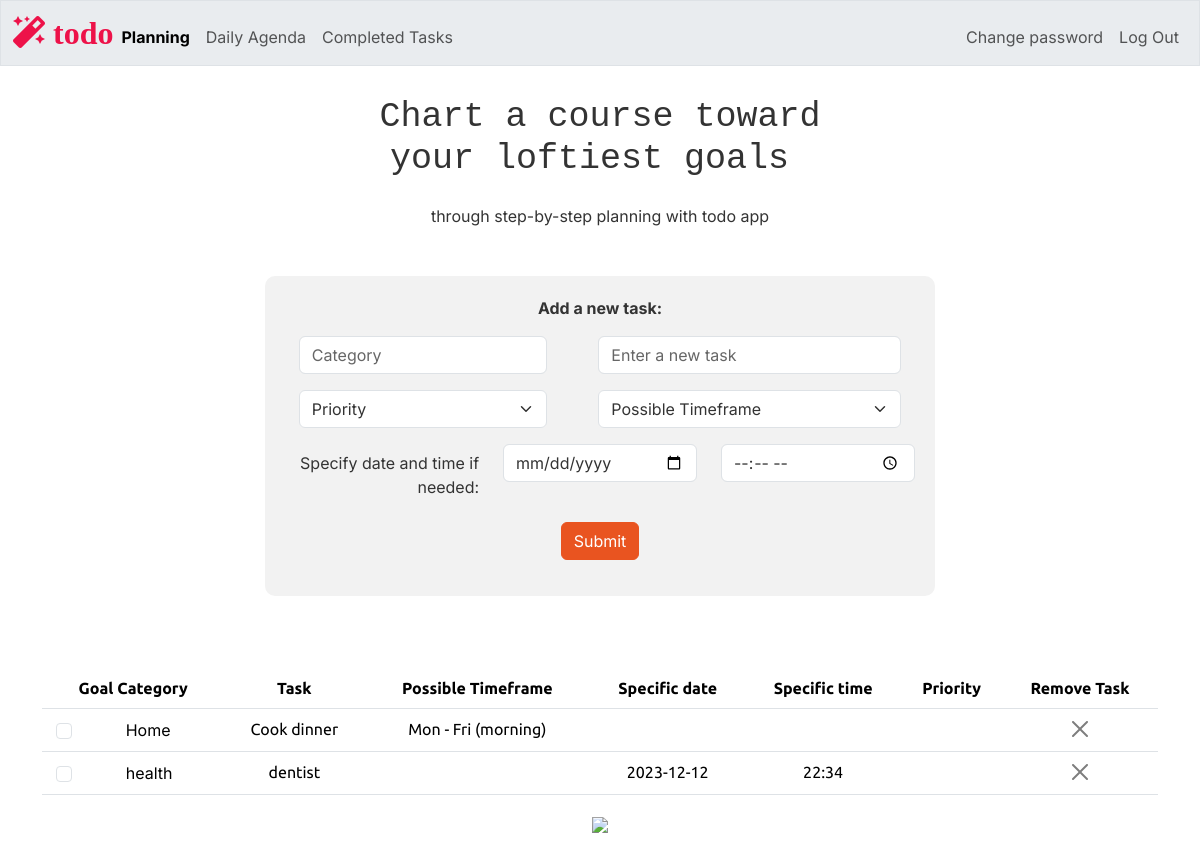
Before: / (signed in) with the older database file.
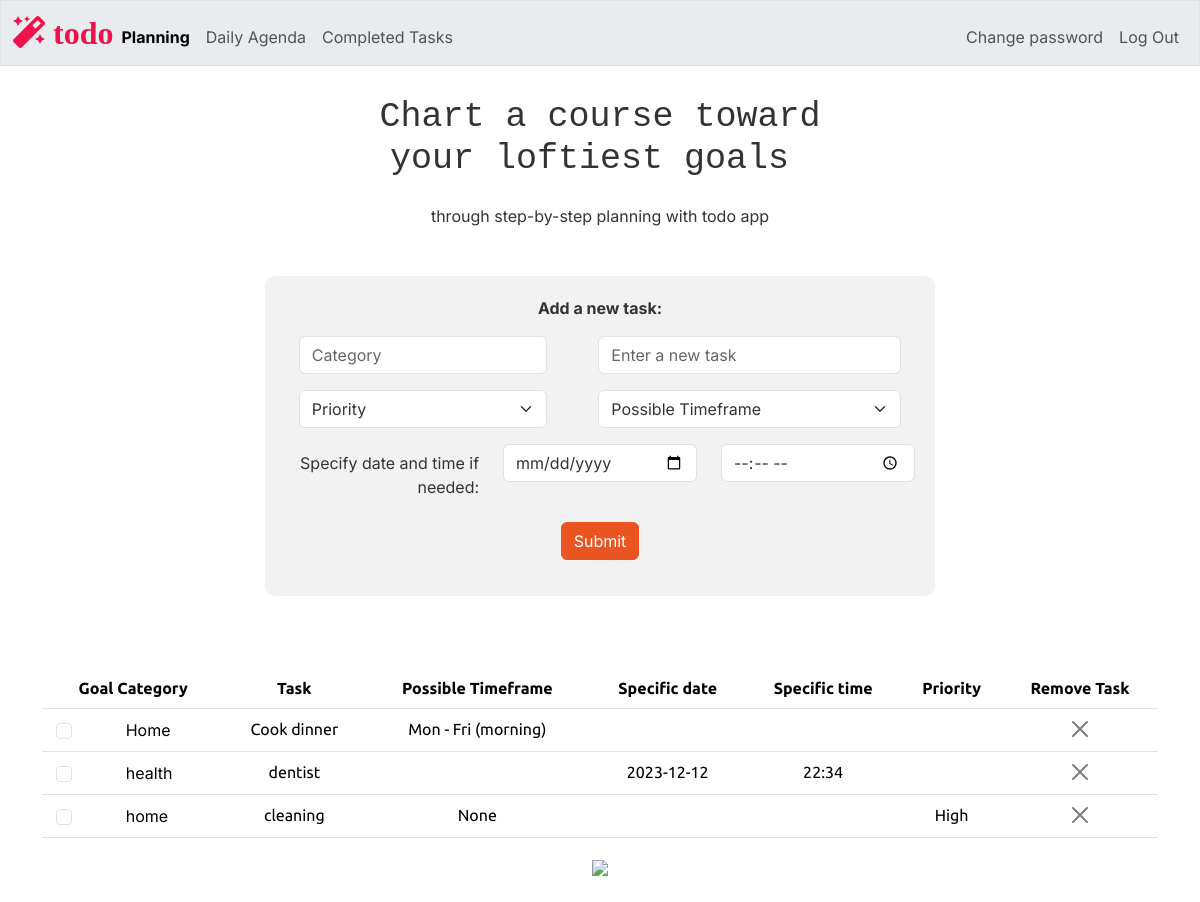
After: the same page with the newer database file.
### tables this page shows
CREATE TABLE tasks (
    id INTEGER PRIMARY KEY AUTOINCREMENT NOT NULL,
    users_id INTEGER NOT NULL,
    category TEXT NOT NULL,
    task TEXT NOT NULL,
    timeframe TEXT,
    priority TEXT,
    completion INTEGER DEFAULT 0,
    date DATE,
    time TIME,
    FOREIGN KEY (users_id) REFERENCES users(id)
);

### app.py (the view)
@app.route("/", methods=["GET", "POST"])
@login_required
def index():
    users_id = session["user_id"]
    tasks = db.execute("SELECT * FROM tasks WHERE users_id =? AND completion = 0", users_id)
    welcome_message_h1 = "Chart a course toward\n your loftiest goals "
    welcome_message_p = "through step-by-step planning with todo app"
    return render_template("index.html", tasks=tasks, welcome_message_h1 = welcome_message_h1, welcome_message_p = welcome_message_p, current_page="planning")

### app.py (called while the page is built)
@app.after_request
def after_request(response):
    response.headers["Cache-Control"] = "no-cache, no-store, must-revalidate"
    response.headers["Expires"] = 0
    response.headers["Pragma"] = "no-cache"
    return response

### helpers.py (called while the page is built)
def login_required(f):
    @wraps(f)
    def decorated_function(*args, **kwargs):
        if session.get("user_id") is None:
            return redirect("/login")
        return f(*args, **kwargs)
    return decorated_function

### templates/index.html (shortened to what this page needs)
{% extends "layout.html" %}
{% block main %}
    <table class="table">
        <thead>
            <tr>
                <th> Goal Category</th>
                <th> Task </th>
                <th> Possible Timeframe </th>
                <th> Specific date </th>
                <th> Specific time </th>
                <th> Priority </th>
                <th> Remove Task </th>
            </tr>
        </thead>
        <tbody>
            {% for task in tasks %}
                <tr id="todo_row_{{ task.id }}" >
                    <td class="align-middle ">
                        <div class="d-flex align-items-center " >
                            <div class=" col-sm-2 d-flex justify-content-center align-items-center form-check" >
                                <input class="form-check-input completion-checkbox"
                                        type="checkbox"
                                        id="completion_{{ task.id }}"
                                        name="task_completion"
                                        data-task-id="{{ task.id }}"
                                        data-completion="{{ task.completion}}"
                                        onchange="updateTaskStatus(this)">
                            </div>
                            <label class="form-check-label ms-5" for="completion_{{ task.id }}">
                                {{ task.category }}
                            </label>
                        </div>
                    </td>
                    <td>{{ task.task }}</td>
                    <td>{{ task.timeframe if task.date is none or task.date =='' else '' }}</td>
                    <td>{{ task.date or '' }}</td>
                    <td>{{ task.time or '' }}</td>
                    <td>{{ task.priority or '' }}</td>
                    <td>
                        <button class="btn-close" data-bs-toggle="modal" data-bs-target="#deleteConfirmationModal_{{ task.id }}"></button>
                    </td>
                </tr>
            {% endfor %}
        </tbody>
    </table>
    <img src="/static/planning2.png" class="wide-image">
{% endblock %}

### templates/layout.html (shortened to what this page needs)
<!DOCTYPE html>
<html lang="en">
    <head>
        <link href="/static/bootstrap.min.css" rel="stylesheet">
        <link href="/static/styles.css" rel="stylesheet">
        <link rel="stylesheet" href="https://cdnjs.cloudflare.com/ajax/libs/font-awesome/5.15.3/css/all.min.css">
    </head>
    <body>
        <nav class="bg-light border navbar navbar-expand-md navbar-light fixed-top">
            <div class="container-fluid">
                <a class="site-logo" href="/"><span>
                    <i class="fas fa-magic" style="color: #ed1249;"> todo</i></span></a>
                <div class="collapse navbar-collapse" id="navbar">
                    {% if session["user_id"] %}
                        <ul class="navbar-nav me-auto mt-2">
                            <li class="nav-item"><a class="nav-link {% if current_page == 'planning' %}active{% endif %}" href="/">Planning</a></li>
                            <li class="nav-item"><a class="nav-link {% if current_page == 'agenda' %}active{% endif %}" href="/agenda">Daily Agenda</a></li>
                            <li class="nav-item"><a class="nav-link {% if current_page == 'completed' %}active{% endif %}" href="/completed">Completed Tasks</a></li>
                        </ul>
                        <ul class="navbar-nav ms-auto mt-2">
                            <li class="nav-item"><a class="nav-link" href="/password_change">Change password</a></li>
                            <li class="nav-item"><a class="nav-link" href="/logout">Log Out</a></li>
                        </ul>
                    {% else %}
                        <ul class="navbar-nav ms-auto mt-2">
                            <li class="nav-item"><a class="nav-link" href="/register">Register</a></li>
                            <li class="nav-item"><a class="nav-link" href="/login">Log In</a></li>
                        </ul>
                    {% endif %}
                </div>
            </div>
        </nav>
        <br>
        <br>
        <div class="container-fluid text-center mt-5">
            <h1 class="mb-4"><pre>{{ welcome_message_h1}} </pre>
            </h1>
            <p>{{ welcome_message_p }}</p>
        </div>
        <div class="container container-fluid mt-5">
            <form method="POST" action="/add_task" class="mx-auto text-center mb-5" style="background-color: #f2f2f2; padding: 20px; border-radius: 10px; width: 60%;">
                <div class="col-sm-5 mx-auto">
                    <label><b>Add a new task:</b></label>
                </div>
                <div class="mb-3 row mt-3">
                    <div class="col-sm-5 mx-auto">
                        <input type="text" class="form-control" id="category" name="category" placeholder="Category" autocomplete="off" required>
                    </div>
                    <div class="col-sm-6 mx-auto">
                        <input type="text" class="form-control" id="task" name="task" placeholder="Enter a new task" autocomplete="off" required>
                    </div>
                </div>
                <div class="mb-3 row">
                    <div class="col-sm-5 mx-auto">
                        <select class="form-select" id="priority" name="priority" required>
                            <option selected disabled>Priority</option>
                        </select>
                    </div>
                    <div class="col-sm-6 mx-auto">
                        <select class="form-select" id="timeframe" name="timeframe" required>
                            <option selected disabled>Possible Timeframe</option>
                        </select>
                    </div>
                </div>
                <div class="mb-3 row">
                    <label for="date" class="col-sm-4 col-form-label text-end">Specify date and time if needed:</label>
                    <div class="col-sm-4 mx-auto">
                        <input type="date" class="form-control" id="date" name="date" autocomplete="off">
                    </div>
                    <div class="col-sm-4 mx-auto">
                        <input type="time" class="form-control" id="time" name="time" autocomplete="off">
                    </div>
                </div>
                <div class="mb-3 row">
                    <div class="col-sm-4 mx-auto">
                        <button type="submit" class="btn btn-primary">Submit</button>
                    </div>
                </div>
            </form>
        </div>
        <main class="container container-fluid py-4 text-center">
            {% block main %}{% endblock %}
        </main>
    </body>
</html>

### static/styles.css (style rules this page uses)
nav .site-logo { font-size: xx-large; text-decoration: none; }
p, span, div, h1, button { font-family: 'Inter', sans-serif; }
body { background-color: # f6f5f4; }
.navbar-nav .nav-link.active { font-weight: bold; }

Changed rows visible on the page:
added tasks: category "home", task "cleaning", date "None", priority "High"
